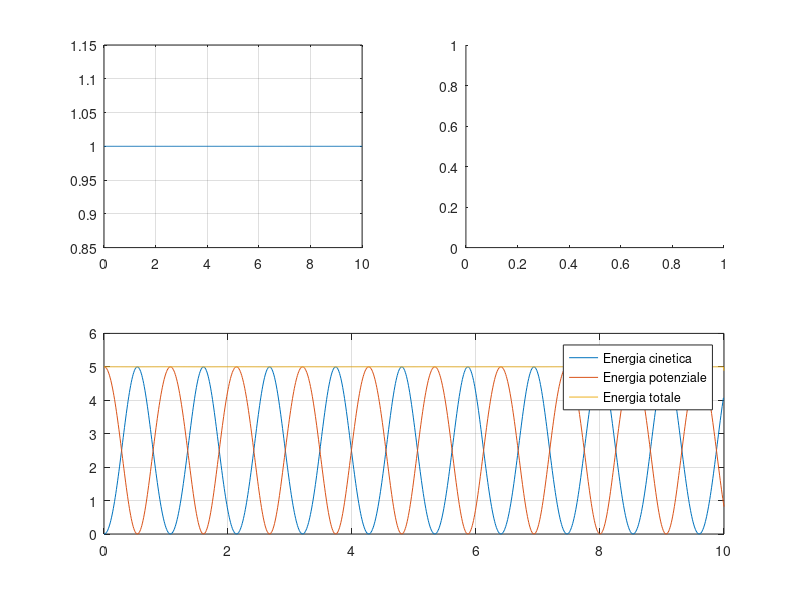

This chart was generated by the following MATLAB code: (Note: this script raises an error after producing the figure.)

L = 1;
m = 1;
g = 10;

th0 = pi/3;
q0 = L*[sin(th0),-cos(th0)]';
v0 = [0,0]';


T = 10;
dt = 0.01;
err = 10^(-10);


N = T/dt + 1;
q = zeros(2,N);
v = zeros(2,N);
q(:,1) = q0;
v(:,1) = v0;
TT = zeros(1,N);
UU = zeros(1,N);
MM = zeros(1,N);


q(:,2) = q0 + v0*dt;


for i = 3:1:N

  qt = q(:,i-1);
  qtmh = q(:,i-2);
  
  A = 4*((dt^4)*norm(qt)^2)/(m^2);
  B = 4*((dt^2)*( qt(1)*(2*qt(1) - qtmh(1)) + qt(2)*(2*qt(2) - qtmh(2) - g*dt^2) ))/m;
  C = (2*qt(1) - qtmh(1))^2 + (2*qt(2) - qtmh(2) - g*dt^2)^2 - L^2;

  gamma = - C/B;

  do

    aux = (A*gamma^2 + B*gamma + C)/(2*A*gamma+B);
    gamma = gamma - aux;
    
  until (abs(aux) < err)

  q(:,i) = 2*(1+((dt^2)*gamma)/m)*qt - qtmh - [0, g*dt^2]';
  v(:,i-1) = (q(:,i) - qtmh)/(2*dt);
  
endfor

v(:,N) = v(:,N-1); %brutto, da aggiustare

for i = 1:1:N

  TT(i) = 0.5 * m * norm(v(:,i))^2;
  UU(i) = m*g*(q(2,i) + L);
  MM(i) = TT(i) + UU(i);
  
endfor

figure
subplot(2,1,2);
plot(0:dt:T, TT)
grid on
hold on
plot(0:dt:T, UU)
plot(0:dt:T, MM)
legend("Energia cinetica","Energia potenziale","Energia totale")

subplot(2,2,1)
plot(0:dt:T, sqrt((q(1,:)').^2 + (q(2,:)').^2) )
grid on

subplot(2,2,2)
mostraPendolo(q(1,:),q(2,:),[-1,1,-1,1],dt)

